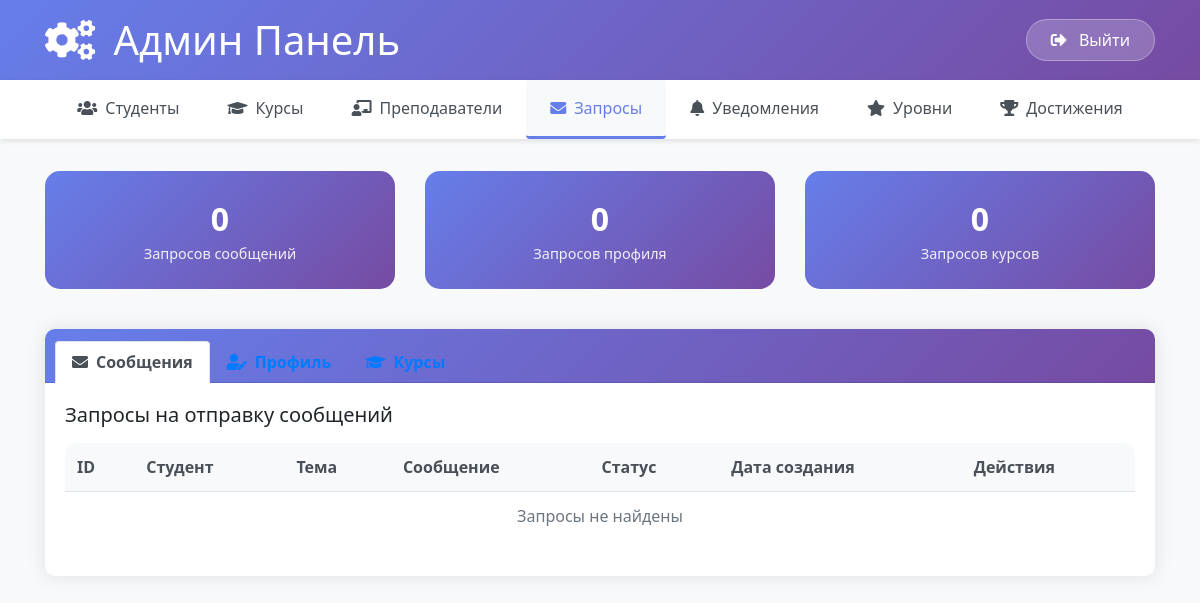
The app's page /admin_requests/ (signed in), older data.
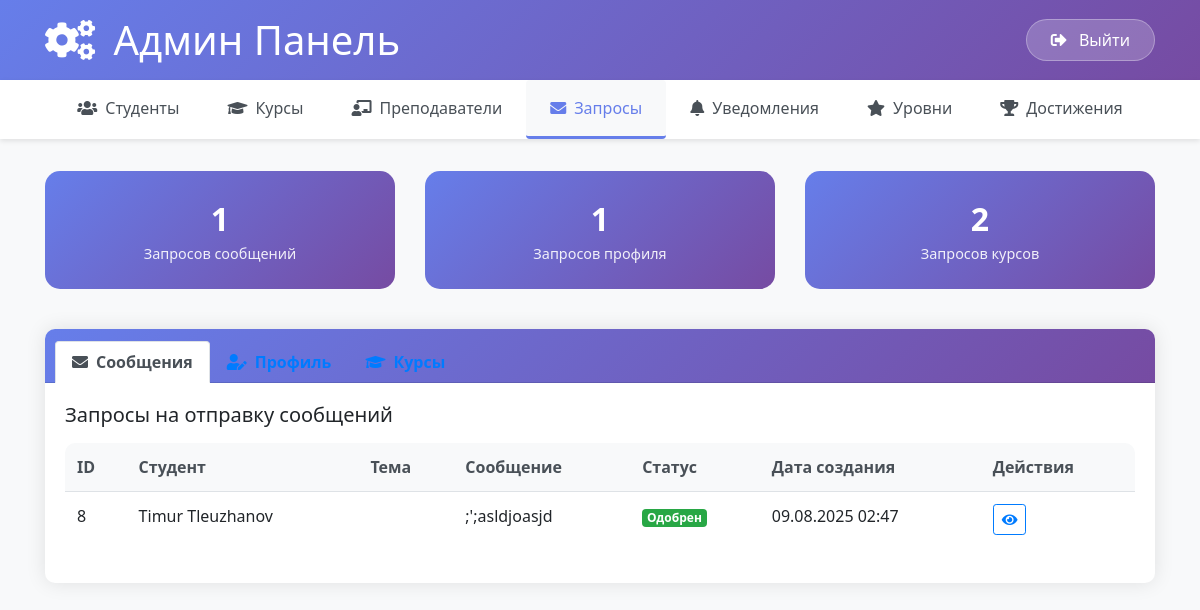
The same page, newer data.
### courses/models.py (models this page shows, shortened)
class StudentMessageRequest(models.Model):
    student = models.ForeignKey('Student', on_delete=models.CASCADE)
    message = models.TextField()
    status = models.CharField(max_length=20, choices=[('pending', 'В ожидании'), ('approved', 'Подтверждено'), ('rejected', 'Отклонено')], default='pending')
    admin_response = models.TextField(blank=True, null=True)
    created_at = models.DateTimeField(auto_now_add=True)
    reviewed_at = models.DateTimeField(blank=True, null=True)
    unique_code = models.CharField(max_length=6, unique=True, editable=False, blank=True, null=True)

class Student(models.Model):
    GRADE_CHOICES = [
        (1, '1 класс'),
        (2, '2 класс'),
        (3, '3 класс'),
        (4, '4 класс'),
        (5, '5 класс'),
        (6, '6 класс'),
        (7, '7 класс'),
        (8, '8 класс'),
        (9, '9 класс'),
        (10, '10 класс'),
        (11, '11 класс'),
    ]
    user = models.OneToOneField(User, on_delete=models.CASCADE)
    avatar = models.ImageField(upload_to='avatars/', null=True, blank=True)
    phone_number = models.CharField(max_length=20, null=True, blank=True)
    email = models.EmailField(null=True, blank=True)
    courses = models.ManyToManyField('Course', related_name='students_set', blank=True)
    teacher = models.ForeignKey('Teacher', on_delete=models.SET_NULL, null=True, blank=True, related_name='assigned_students', verbose_name='Преподаватель')
    stars = models.IntegerField(default=0)
    completed_quizzes = models.ManyToManyField(Quiz, through='QuizAttempt', related_name='completed_by')
    blocked_modules = models.ManyToManyField('Module', related_name='blocked_for_students', blank=True)
    profile_edited_once = models.BooleanField(default=False)
    first_name = models.CharField(max_length=100, null=True, blank=True)
    last_name = models.CharField(max_length=100, null=True, blank=True)
    temporary_password = models.CharField(max_length=100, null=True, blank=True)
    is_school_student = models.BooleanField(default=True, verbose_name='Школьник')
    grade = models.IntegerField(choices=GRADE_CHOICES, null=True, blank=True, verbose_name='Класс')
    age = models.IntegerField(null=True, blank=True, verbose_name='Возраст')

### courses/views.py (the view, shortened to what this page needs)
# urls.py: path('admin_requests/', views.admin_requests_page, name='admin_requests_page'),
@login_required
def admin_requests_page(request):
    from .models import StudentMessageRequest, ProfileEditRequest, CourseAddRequest
    message_requests = StudentMessageRequest.objects.all().order_by('-created_at')
    profile_requests = ProfileEditRequest.objects.all().order_by('-created_at')
    course_requests = CourseAddRequest.objects.all().order_by('-created_at')
    courses = Course.objects.all().order_by('title')
    context = {
        'message_requests': message_requests,
        'profile_requests': profile_requests,
        'course_requests': course_requests,
        'courses': courses,
        'active_tab': 'requests'
    }
    return render(request, 'courses/admin_requests_page.html', context)

### courses/templates/courses/admin_requests_page.html (shortened to what the changed rows need)
{% extends 'courses/admin_base.html' %}
{% block content %}
<div class="row mb-4">
    <div class="col-md-4">
        <div class="stats-card text-center">
            <div class="stats-number">{{ message_requests.count }}</div>
            <div class="stats-label">Запросов сообщений</div>
        </div>
    </div>
    <div class="col-md-4">
        <div class="stats-card text-center">
            <div class="stats-number">{{ profile_requests.count }}</div>
            <div class="stats-label">Запросов профиля</div>
        </div>
    </div>
    <div class="col-md-4">
        <div class="stats-card text-center">
            <div class="stats-number">{{ course_requests.count }}</div>
            <div class="stats-label">Запросов курсов</div>
        </div>
    </div>
</div>
<div class="row">
    <div class="col-12">
        <div class="card">
            <div class="card-body">
                <div class="tab-content" id="requestsTabContent">
                    <div class="tab-pane fade show active" id="messages" role="tabpanel">
                        <div class="table-responsive">
                            <table class="table table-hover">
                                <thead>
                                    <tr>
                                        <th>ID</th>
                                        <th>Студент</th>
                                        <th>Тема</th>
                                        <th>Сообщение</th>
                                        <th>Статус</th>
                                        <th>Дата создания</th>
                                        <th>Действия</th>
                                    </tr>
                                </thead>
                                <tbody>
                                    {% for request in message_requests %}
                                    <tr>
                                        <td>{{ request.id }}</td>
                                        <td>{{ request.student.first_name }} {{ request.student.last_name }}</td>
                                        <td>{{ request.subject }}</td>
                                        <td>{{ request.message|truncatechars:50 }}</td>
                                        <td>
                                            {% if request.status == 'pending' %}
                                                <span class="badge badge-warning">Ожидает</span>
                                            {% elif request.status == 'approved' %}
                                                <span class="badge badge-success">Одобрен</span>
                                            {% elif request.status == 'rejected' %}
                                                <span class="badge badge-danger">Отклонен</span>
                                            {% endif %}
                                        </td>
                                        <td>{{ request.created_at|date:"d.m.Y H:i" }}</td>
                                        <td>
                                            <div class="btn-group" role="group">
                                                <a href="{% url 'admin_message_request_detail' request.id %}" class="btn btn-sm btn-outline-primary">
                                                    <i class="fas fa-eye"></i>
                                                </a>
                                            </div>
                                        </td>
                                    </tr>
                                    {% empty %}
                                    <tr>
                                        <td colspan="7" class="text-center text-muted">Запросы не найдены</td>
                                    </tr>
                                    {% endfor %}
                                </tbody>
                            </table>
                        </div>
                    </div>
                </div>
            </div>
        </div>
    </div>
</div>
{% endblock %}

Row changes from the older to the newer data that the page shows:
added StudentMessageRequest: id "8", student.first_name "Timur", student.last_name "Tleuzhanov", message ";';asldjoasjd", status "Одобрен", created_at "09.08.2025 02:47"
Text that changed along with them:
{{ message_requests.count }}: "0" → "1"
{{ profile_requests.count }}: "0" → "1"
{{ course_requests.count }}: "0" → "2"
text no longer shown: "Запросы не найдены"
